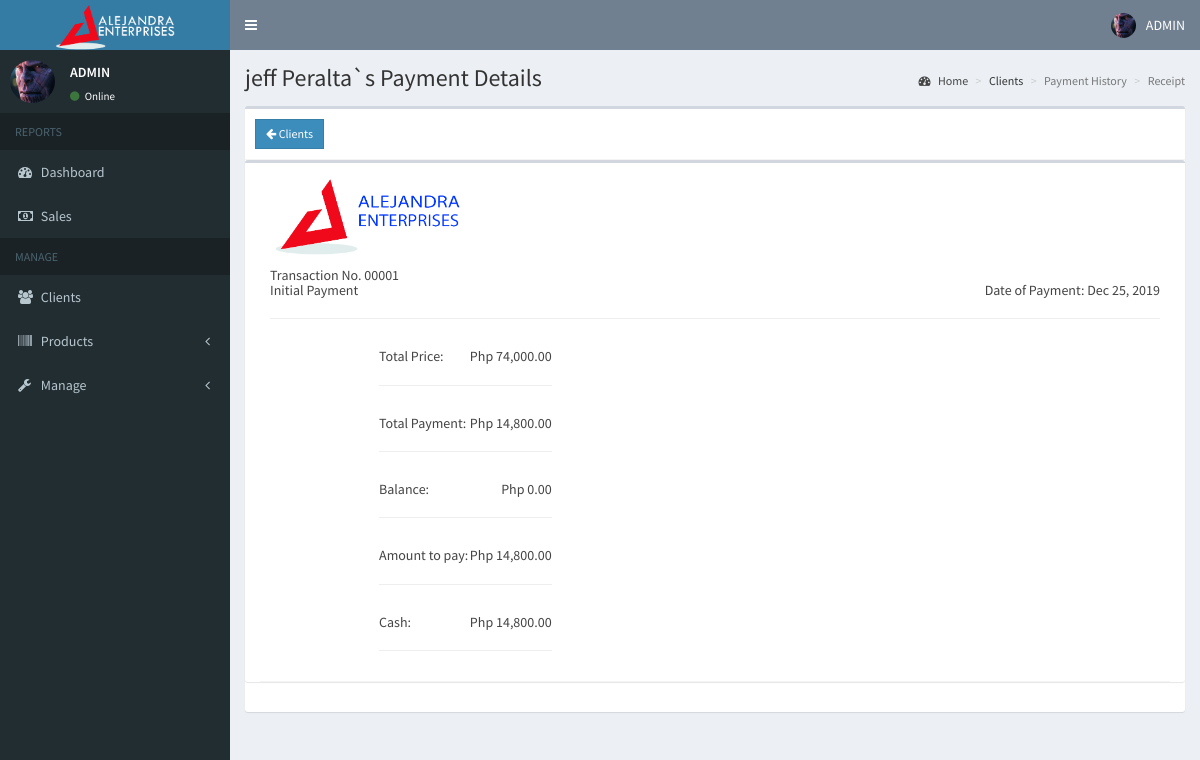
Page /admin/initial.php?transaction=00001&user=32 (signed in) on the committed database.
### tables this page shows
CREATE TABLE `users` (
  `id` int(11) NOT NULL,
  `email` varchar(200) NOT NULL,
  `password` varchar(60) NOT NULL,
  `type` int(1) NOT NULL,
  `firstname` varchar(50) NOT NULL,
  `lastname` varchar(50) NOT NULL,
  `company` varchar(255) NOT NULL,
  `address` text NOT NULL,
  `contact_info` varchar(100) NOT NULL,
  `photo` varchar(200) NOT NULL,
  `status` int(1) NOT NULL,
  `activate_code` varchar(15) NOT NULL,
  `reset_code` varchar(15) NOT NULL,
  `created_on` date NOT NULL
);

CREATE TABLE `transaction` (
  `transaction_no` varchar(255) NOT NULL,
  `transaction_date` date NOT NULL,
  `total_amount` int(255) NOT NULL,
  `initial_dp` int(255) NOT NULL,
  `balance` int(255) NOT NULL,
  `amountpaid` int(255) NOT NULL,
  `user_id` int(255) NOT NULL,
  `remarks` varchar(255) NOT NULL,
  `penalty` int(255) NOT NULL
);

### admin/includes/session.php (called while the page is built, shortened)
<?php
	include '../includes/conn.php';
	$conn = $pdo->open();
	$stmt = $conn->prepare("SELECT * FROM users WHERE id=:id");
	$stmt->execute(['id'=>$_SESSION['admin']]);
	$admin = $stmt->fetch();
?>

### admin/initial.php (the view, shortened to what this page needs)
<?php
  include 'includes/session.php';
  if(!isset($_GET['user'])){
    header('location: users.php');
    exit();
  }
  else{
    $conn = $pdo->open();
    $stmt = $conn->prepare("SELECT * FROM users WHERE id=:id");
    $stmt->execute(['id'=>$_GET['user']]);
    $user = $stmt->fetch();
 $stmt1 = $conn->prepare("SELECT * FROM transaction WHERE user_id=:user_id AND transaction_no=:transaction_no");
  $stmt1->execute(['user_id'=>$user['id'],'transaction_no'=>$_GET['transaction']]);
  $trans = $stmt1->fetch();
  }
?>
<?php include 'includes/header.php'; ?>
<body class="hold-transition skin-blue sidebar-mini" onload="window.print();" onafterprint="history.back();" >
<div class="wrapper">
  <?php include 'includes/navbar.php'; ?>
  <?php include 'includes/menubar.php'; ?>
  <div class="content-wrapper">
    <section class="content-header">
      <h1>
        <?php echo $user['firstname'].' '.$user['lastname'].'`s Payment Details' ?>
      </h1>
      <ol class="breadcrumb">
        <li><a href="#"><i class="fa fa-dashboard"></i> Home</a></li>
        <li>Clients</li>
        <li class="active">Payment History</li>
        <li class="active">Receipt</li>
      </ol>
    </section>
    <section class="content">
      <div class="row">
        <div class="col-xs-12">
          <div class="box">
            <div class="box-header with-border">
              <?php echo"
<a href='users.php' class='btn btn-sm btn-primary btn-flat hidden-print'><i class='fa fa-arrow-left'></i> Clients</a>
";?>
            </div>
            <div class="box col-sm-2">
            <div class="box-header with-border">
               <img src="../images/IMG_20191102_000401.jpg" width="200px">
<?php
echo "<h5> Transaction No. ".$_GET['transaction']." <br>
Initial Payment  <span class='pull-right'>
Date of Payment: ".date('M d, Y' , strtotime($trans['transaction_date']))."
</h5>
                        <hr>
" ;
?>
            <div class="col-sm-4">
                      <span class='pull-right'><h5> Total Price:<span class='pull-right'>Php <?php echo number_format($trans['total_amount'], 2);?></h5> <hr>
                      <span class='pull-right'><h5> Total Payment:<span class='pull-right'>Php <?php echo number_format($trans['initial_dp'], 2);?> </h5> <hr>
                      <span class='pull-right'><h5>Balance:<span class='pull-right'>Php <?php echo number_format($trans['balance'], 2);?></h5> <hr>
                      <span class='pull-right'><h5>Amount to pay:<span class='pull-right'>Php <?php echo number_format($trans['total_amount']*.2, 2);?></h5> <hr>
                      <span class='pull-right'> <h5>Cash:&nbsp;&nbsp;&nbsp;&nbsp;&nbsp;&nbsp;&nbsp;&nbsp;&nbsp;&nbsp;&nbsp;&nbsp;&nbsp;&nbsp;&nbsp;&nbsp;&nbsp;&nbsp;&nbsp;&nbsp;&nbsp;<span class='pull-right'>Php <?php echo number_format($trans['initial_dp'], 2);?></h5> <hr>
                    </div>
</div>
</div>
          </div>
        </div>
      </div>
    </section>
  </div>
</div>
</body>
</html>

### admin/includes/navbar.php (shortened to what this page needs)
<header class="main-header">
  <a href="#" class="logo">
   <img src="../images/received_265696521033429.png" width="120px">
  </a>
  <nav class="navbar navbar-static-top">
    <a href="#" class="sidebar-toggle" data-toggle="push-menu" role="button">
    </a>
    <div class="navbar-custom-menu">
      <ul class="nav navbar-nav">
        <li class="dropdown user user-menu">
          <a href="#" class="dropdown-toggle" data-toggle="dropdown">
            <img src="<?php echo (!empty($admin['photo'])) ? '../images/'.$admin['photo'] : '../images/profile.jpg'; ?>" class="user-image" alt="User Image">
            <span class="hidden-xs">ADMIN</span>
          </a>
        </li>
      </ul>
    </div>
  </nav>
</header>

### admin/includes/menubar.php (shortened to what this page needs)
<aside class="main-sidebar">
  <section class="sidebar">
    <div class="user-panel">
      <div class="pull-left image">
        <img src="<?php echo (!empty($admin['photo'])) ? '../images/'.$admin['photo'] : '../images/profile.jpg'; ?>" class="img-circle" alt="User Image">
      </div>
      <div class="pull-left info">
        <p>ADMIN</p>
        <a><i class="fa fa-circle text-success"></i> Online</a>
      </div>
    </div>
    <ul class="sidebar-menu" data-widget="tree">
      <li class="header">REPORTS</li>
      <li><a href="home.php"><i class="fa fa-dashboard"></i> <span>Dashboard</span></a></li>
      <li><a href="reports.php"><i class="fa fa-money"></i> <span>Sales</span></a></li>
      <li class="header">MANAGE</li>
      <li><a href="users.php"><i class="fa fa-users"></i> <span>Clients</span></a></li>
      <li class="treeview">
        <a href="#">
          <i class="fa fa-barcode"></i>
          <span>Products</span>
          <span class="pull-right-container">
            <i class="fa fa-angle-left pull-right"></i>
          </span>
        </a>
      </li>
       <li class="treeview">
        <a href="#">
          <i class="fa fa-wrench"></i>
          <span>Manage</span>
          <span class="pull-right-container">
            <i class="fa fa-angle-left pull-right"></i>
          </span>
        </a>
  </li>
  </section>
</aside>

### rows in the picture
users: photo (picture)
users: firstname "jeff", lastname "Peralta"
transaction: transaction_date "Dec 25, 2019", total_amount "74,000.00", initial_dp "14,800.00", balance "0.00", total_amount "14,800.00"

### other values in the picture
$_GET['transaction'] "00001"
